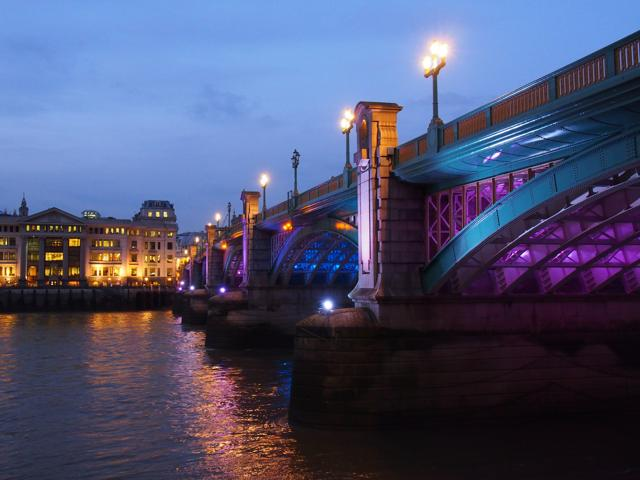
#> input picture image.jpg, 640 x 480 px
$ python 'Facial Recognition 4.py'
#> lines starting #> are read from the running program, lines starting #| are printed output that depends on the picture
#Complex Image operations
import numpy as np
import cv2

img1 = cv2.imread('image.jpg')
#> img1 is the input picture: shape (480, 640, 3); mean B, G, R 110.6, 79.9, 76.7
img2 = cv2.imread('image2.jpg')
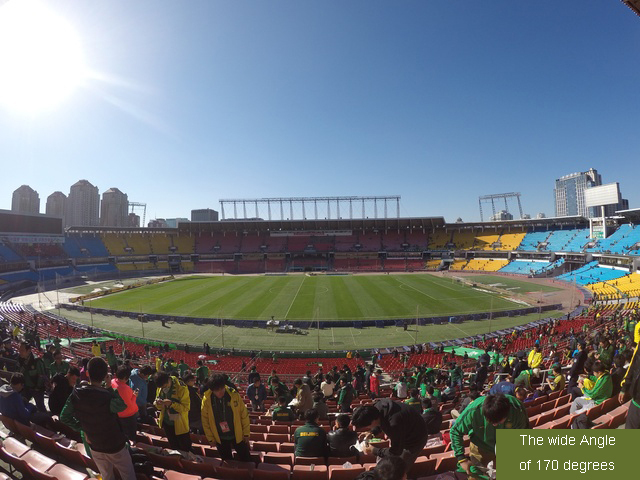
#> input picture image2.jpg, 640 x 480 px
#> img2 is the input picture: shape (480, 640, 3); mean B, G, R 127.4, 119, 110.3
img3 = cv2.imread('image.png')
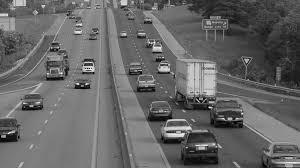
#> input picture image.png, 300 x 168 px
#> img3 is the input picture: shape (168, 300, 3); min 0, max 255, mean 102.4

#Addition operators
#add = img1+img2
#This one adds the pixel value. Ex (155,211,79) +
# (50,170,200) = (205,381,279)=(205,255,255)
#add = cv2.add((img1,img2)
#weighted = cv2.addWeighted(img1,0.5,img2,0.4,0)

rows, cols, channels = img3.shape
#> rows = 168; cols = 300; channels = 3
roi = img1[0:rows,0:cols]
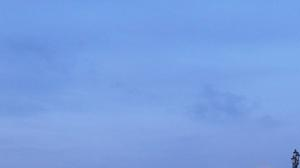
#> roi: shape (168, 300, 3); mean B, G, R 225.6, 159.5, 120.8
img2gray = cv2.cvtColor(img3, cv2.COLOR_BGR2GRAY)
ret, mask = cv2.threshold(img2gray, 220, 255, cv2.THRESH_BINARY_INV)
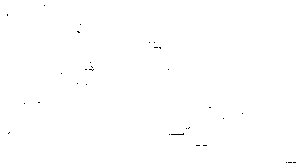
#> mask: shape (168, 300); 99.9% white; black in thin lines or dots

mask_inv = cv2.bitwise_not(mask)
#> mask_inv: shape (168, 300); 0.15% white in thin lines or dots

img1_bg = cv2.bitwise_and(roi, roi, mask=mask_inv)
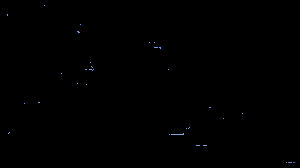
#> img1_bg: shape (168, 300, 3); mean B, G, R 0.3, 0.2, 0.2
img3_fg = cv2.bitwise_and(img3,img3, mask=mask)

dst = cv2.add(img1_bg, img3_fg)
img1[0:rows, 0:cols] = dst
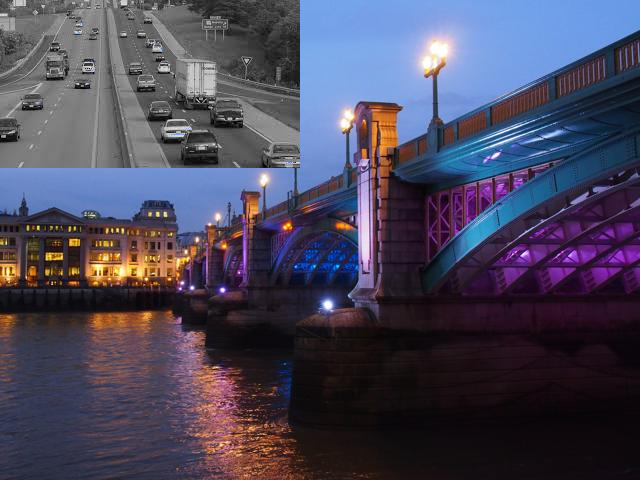
#> img1: shape (480, 640, 3); mean B, G, R 90.3, 70.5, 73.6

cv2.imshow('add',img1)
cv2.waitKey(0)
cv2.destroyAllWindows()
